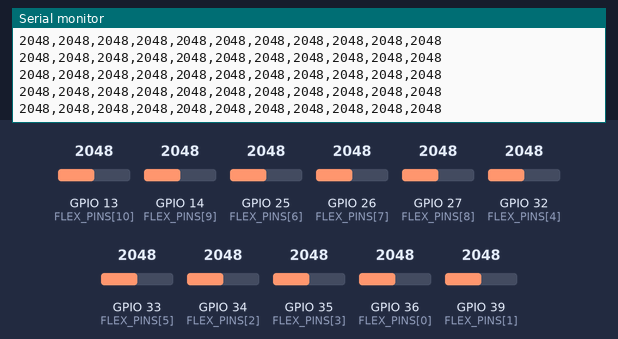
Bench run of a sketch on a simulated ESP32. On the bench: the last lines printed to the serial monitor. Inputs (shaded band) come from the test bench; at power-on: GPIO 13 (FLEX_PINS[10]) = 2048, GPIO 14 (FLEX_PINS[9]) = 2048, GPIO 25 (FLEX_PINS[6]) = 2048, GPIO 26 (FLEX_PINS[7]) = 2048, GPIO 27 (FLEX_PINS[8]) = 2048, GPIO 32 (FLEX_PINS[4]) = 2048, GPIO 33 (FLEX_PINS[5]) = 2048, GPIO 34 (FLEX_PINS[2]) = 2048, GPIO 35 (FLEX_PINS[3]) = 2048, GPIO 36 (FLEX_PINS[0]) = 2048, GPIO 39 (FLEX_PINS[1]) = 2048 (analog values on the 0–4095 scale). Nothing arrives over Bluetooth unless stated; a phone connects over Bluetooth LE 3 s after start.

Above: at 7.8 s.
7.9 s: GPIO 13 (FLEX_PINS[10]) set to 2866
At 7.93 s:
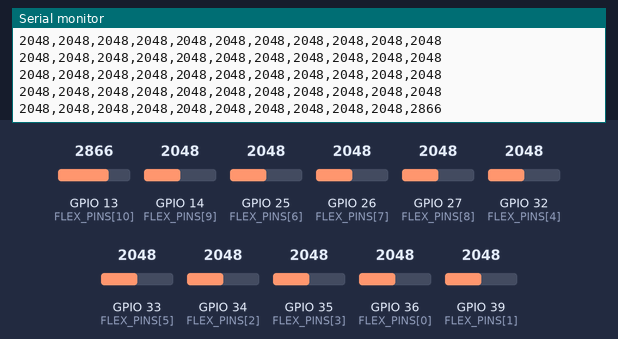
9.4 s: GPIO 14 (FLEX_PINS[9]) set to 2866
At 9.43 s:
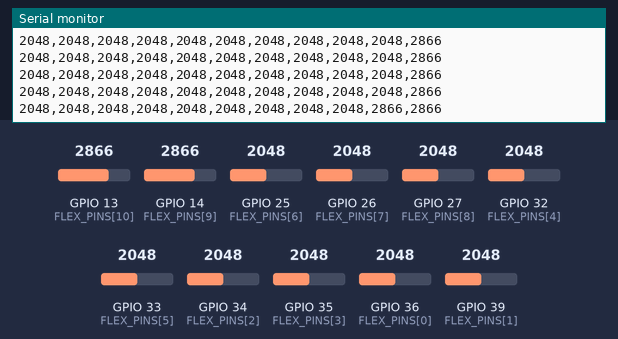
10.9 s: GPIO 25 (FLEX_PINS[6]) set to 2866
At 10.93 s:
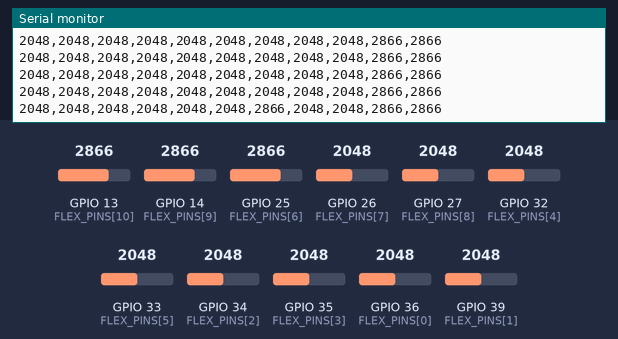
12.4 s: GPIO 26 (FLEX_PINS[7]) set to 2866
At 12.43 s:
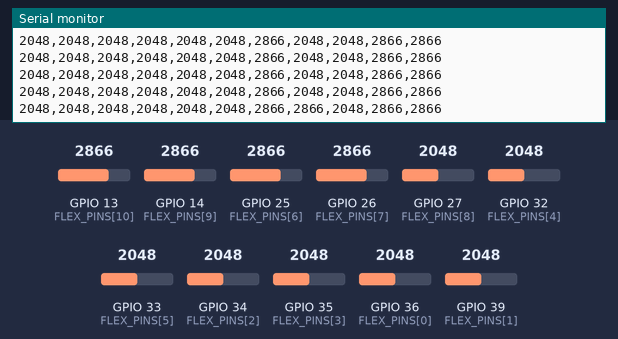
13.9 s: GPIO 27 (FLEX_PINS[8]) set to 2866
At 13.93 s:
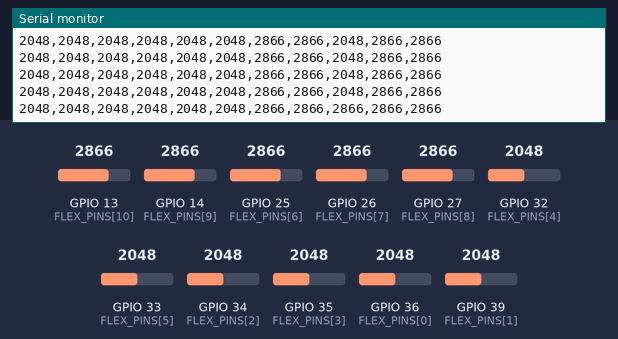
15.4 s: GPIO 32 (FLEX_PINS[4]) set to 2866
At 15.43 s:
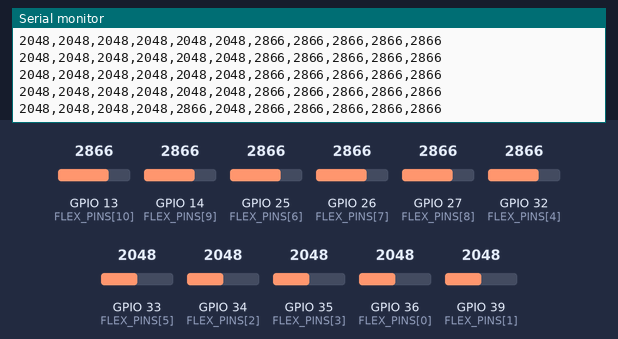

Measured:
- after the input at 7.9 s, the serial monitor: prints a new line at once (image 1)
- after the input at 9.4 s, the serial monitor: prints a new line at once (image 2)
- after the input at 10.9 s, the serial monitor: prints a new line at once (image 3)
- after the input at 12.4 s, the serial monitor: prints a new line at once (image 4)
- after the input at 13.9 s, the serial monitor: prints a new line at once (image 5)
- after the input at 15.4 s, the serial monitor: prints a new line at once (image 6)

The sketch:

ESP32_BLE_RealData.ino
```cpp
#include <BLEDevice.h>
#include <BLEServer.h>
#include <BLEUtils.h>
#include <BLE2902.h>

#define SERVICE_UUID "4fafc201-1fb5-459e-8fcc-c5c9c331914b"
#define CHAR_UUID    "beb5483e-36e1-4688-b7f5-ea07361b26a8"

// GPIO numbers (VP = GPIO36, VN = GPIO39)
// NOTE: GPIO12 is a strapping pin; consider moving it to GPIO4 or GPIO13.
const int FLEX_PINS[] = {36, 39, 34, 35, 32, 33, 25, 26, 27, 14, 13};
const int NUM_FLEX = sizeof(FLEX_PINS) / sizeof(FLEX_PINS[0]);

const int SAMPLES = 8;                      // averaging per channel
const unsigned long SEND_DELAY_MS = 4000;   // wait after connect for service discovery
const unsigned long PERIOD_MS = 50;         // about 20 packets per second

BLEServer *server;
BLECharacteristic *characteristic;
unsigned long connectedAt = 0;
unsigned long lastSend = 0;

class Callbacks : public BLEServerCallbacks {
  void onConnect(BLEServer *s) {
    connectedAt = millis();
    Serial.println("Client connected");
  }
  void onDisconnect(BLEServer *s) {
    Serial.println("Client disconnected, advertising again");
    s->startAdvertising();
  }
};

int readFlex(int pin) {
  long sum = 0;
  for (int i = 0; i < SAMPLES; i++) sum += analogRead(pin);
  return sum / SAMPLES;
}

void setup() {
  Serial.begin(115200);

  analogReadResolution(12);          // 0 to 4095
  analogSetAttenuation(ADC_11db);    // about 0 to 3.1 V usable range
  for (int i = 0; i < NUM_FLEX; i++) pinMode(FLEX_PINS[i], INPUT);

  BLEDevice::init("ESP32-BLE");
  BLEDevice::setMTU(247);            // must come after init

  server = BLEDevice::createServer();
  server->setCallbacks(new Callbacks());

  BLEService *service = server->createService(SERVICE_UUID);
  characteristic = service->createCharacteristic(
      CHAR_UUID,
      BLECharacteristic::PROPERTY_READ | BLECharacteristic::PROPERTY_NOTIFY);
  characteristic->addDescriptor(new BLE2902());

  service->start();
  server->getAdvertising()->addServiceUUID(SERVICE_UUID);
  server->startAdvertising();

  Serial.println("BLE advertising as ESP32-BLE");
}

void loop() {
  unsigned long now = millis();

  if (server->getConnectedCount() > 0 &&
      now - connectedAt > SEND_DELAY_MS &&
      now - lastSend >= PERIOD_MS) {
    lastSend = now;

    char buf[80];
    int len = 0;
    for (int i = 0; i < NUM_FLEX; i++) {
      len += snprintf(buf + len, sizeof(buf) - len, "%d%s",
                      readFlex(FLEX_PINS[i]), (i < NUM_FLEX - 1) ? "," : "");
    }

    characteristic->setValue((uint8_t *)buf, len);
    characteristic->notify();
    Serial.println(buf);
  }
}
```
